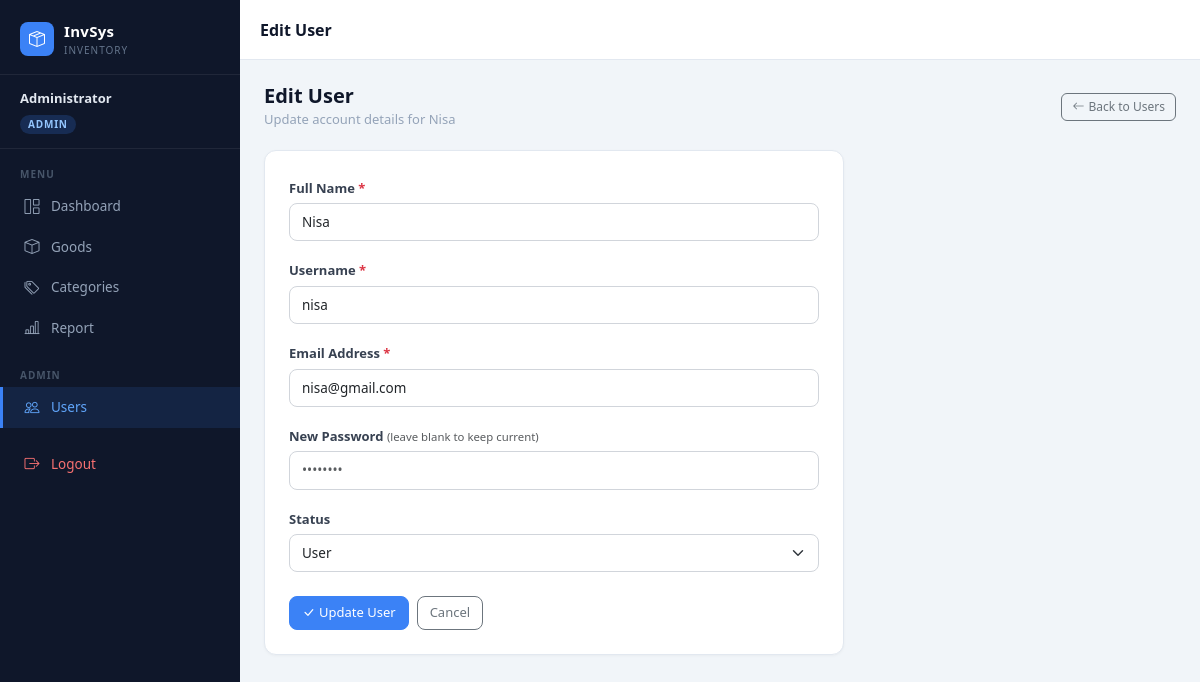
Page /edit_user.php?id=5 (signed in) on the committed database.
### tables this page shows
CREATE TABLE `users` (
  `id` int NOT NULL,
  `name` varchar(199) NOT NULL,
  `username` varchar(199) NOT NULL,
  `email` varchar(199) NOT NULL,
  `password` varchar(255) NOT NULL,
  `role` enum('admin','user') DEFAULT 'user',
  `created_at` timestamp NULL DEFAULT CURRENT_TIMESTAMP
);

### edit_user.php (the view, shortened to what this page needs)
<?php
require_once 'config/db.php';
$id = $_GET['id'] ?? 0;
$stmt = $pdo->prepare("SELECT * FROM users WHERE id = ?");
$stmt->execute([$id]);
$user = $stmt->fetch();
include 'includes/header.php';
?>
<div class="page-header">
    <div>
        <h1 class="page-header-title">Edit User</h1>
        <div class="page-header-subtitle">Update account details for <?php echo htmlspecialchars($user['name']); ?></div>
    </div>
    <a href="users.php" class="btn btn-outline-secondary btn-sm">
        <i class="bi bi-arrow-left me-1"></i>Back to Users
    </a>
</div>
<div class="card form-card">
    <div class="card-body p-4">
        <form method="POST">
            <div class="mb-3">
                <label class="form-label">Full Name <span class="text-danger">*</span></label>
                <input type="text" name="name" class="form-control" value="<?php echo htmlspecialchars($user['name']); ?>" required>
            </div>
            <div class="mb-3">
                <label class="form-label">Username <span class="text-danger">*</span></label>
                <input type="text" name="username" class="form-control" value="<?php echo htmlspecialchars($user['username']); ?>" required>
            </div>
            <div class="mb-3">
                <label class="form-label">Email Address <span class="text-danger">*</span></label>
                <input type="email" name="email" class="form-control" value="<?php echo htmlspecialchars($user['email']); ?>" required>
            </div>
            <div class="mb-3">
                <label class="form-label">New Password <small class="text-muted fw-normal">(leave blank to keep current)</small></label>
                <input type="password" name="password" class="form-control" placeholder="••••••••">
            </div>
            <div class="mb-4">
                <label class="form-label">Status</label>
                <select name="role" class="form-select">
                    <option value="user" <?php echo $user['role'] == 'user' ? 'selected' : ''; ?>>User</option>
                </select>
            </div>
            <div class="d-flex gap-2">
                <button type="submit" class="btn btn-primary">
                    <i class="bi bi-check-lg me-1"></i>Update User
                </button>
                <a href="users.php" class="btn btn-outline-secondary">Cancel</a>
            </div>
        </form>
    </div>
</div>
<?php include 'includes/footer.php'; ?>

### includes/header.php (style rules this page uses)
:root { --sidebar-bg: #0f172a; --sidebar-hover: #1e293b; --sidebar-active: #3b82f6; --sidebar-width: 240px; --topbar-height: 60px; --accent: #3b82f6; --accent-dark: #2563eb; }
* { box-sizing: border-box; }
body { background: #f1f5f9; font-family: 'Segoe UI', system-ui, -apple-system, sans-serif; min-height: 100vh; }
.card { border: 1px solid #e2e8f0; border-radius: 12px; box-shadow: 0 1px 3px rgba(0,0,0,0.04); }
.btn { font-size: 13px; font-weight: 500; border-radius: 8px; }
.btn-primary { background: var(--accent); border-color: var(--accent); }
.btn-sm { font-size: 12px; padding: 4px 10px; border-radius: 6px; }
.form-label { font-size: 13px; font-weight: 600; color: #374151; margin-bottom: 5px; }
.form-control, .form-select { border-radius: 8px; border-color: #d1d5db; font-size: 13.5px; padding: 8px 12px; }
.page-header { display: flex; align-items: center; justify-content: space-between; margin-bottom: 20px; gap: 12px; }
.page-header-title { font-size: 20px; font-weight: 700; color: #0f172a; margin: 0; }
.page-header-subtitle { font-size: 13px; color: #94a3b8; margin-top: 2px; }
.form-card { max-width: 580px; }

### rows in the picture
users: name "Nisa", username "nisa", email "nisa@gmail.com", role "User"

### other values in the picture
$user_name "Administrator"
$user_role "ADMIN"
$page_title "Edit User"
